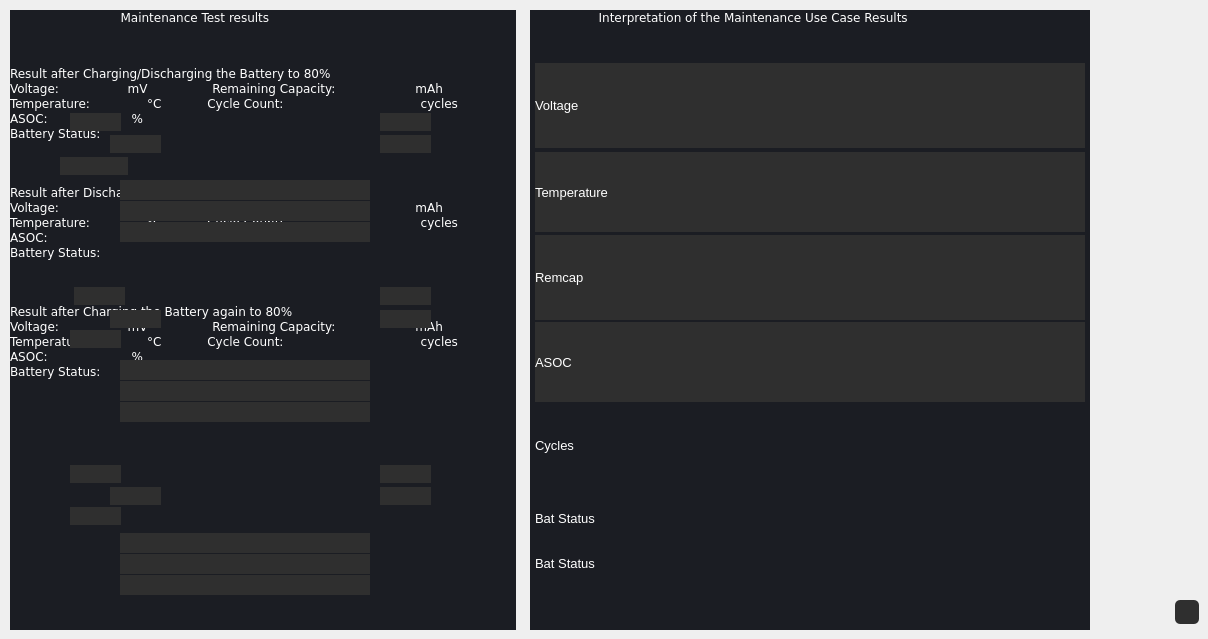
          <widget class="QWidget" name="page_TestResultsBat1_Maintenance">
           <widget class="QLabel" name="label_bat1_testresults_2">
            <property name="geometry">
             <rect>
              <x>10</x>
              <y>10</y>
              <width>506</width>
              <height>620</height>
             </rect>
            </property>
            <property name="styleSheet">
             <string notr="true">
background-color: rgb(27, 29, 35);
color: rgb(255, 255, 255);</string>
            </property>
            <property name="text">
             <string>&lt;html&gt;&lt;head/&gt;
&lt;style&gt;
div{color:white};
&lt;/style&gt;
&lt;body&gt;
&lt;pre&gt;                             Maintenance Test results 
&lt;br&gt;&lt;div&gt;Result after Charging/Discharging the Battery to 80%&lt;/div&gt;
Voltage:                  mV                 Remaining Capacity:                     mAh  
Temperature:               °C            Cycle Count:                                    cycles
ASOC:                      %                    
Battery Status:


&lt;br&gt;Result after Discharging the Battery to 10%
Voltage:                  mV                 Remaining Capacity:                     mAh  
Temperature:               °C            Cycle Count:                                    cycles
ASOC:                      %                    
Battery Status:


&lt;br&gt;Result after Charging the Battery again to 80%
Voltage:                  mV                 Remaining Capacity:                     mAh  
Temperature:               °C            Cycle Count:                                    cycles
ASOC:                      %                    
Battery Status:


&lt;pre/&gt;&lt;/body&gt;&lt;/html&gt;</string>
            </property>
            <property name="textFormat">
             <enum>Qt::RichText</enum>
            </property>
            <property name="alignment">
             <set>Qt::AlignLeading|Qt::AlignLeft|Qt::AlignTop</set>
            </property>
           </widget>
           <widget class="QLabel" name="bat1_maint_result_f80_vt">
            <property name="geometry">
             <rect>
              <x>70</x>
              <y>113</y>
              <width>51</width>
              <height>18</height>
             </rect>
            </property>
            <property name="styleSheet">
             <string notr="true">background-color: rgb(47, 47, 47);
color: rgb(255, 255, 255);</string>
            </property>
            <property name="text">
             <string/>
            </property>
            <property name="alignment">
             <set>Qt::AlignCenter</set>
            </property>
           </widget>
           <widget class="QLabel" name="bat1_maint_result_f80_temp">
            <property name="geometry">
             <rect>
              <x>110</x>
              <y>135</y>
              <width>51</width>
              <height>18</height>
             </rect>
            </property>
            <property name="styleSheet">
             <string notr="true">background-color: rgb(47, 47, 47);
color: rgb(255, 255, 255);</string>
            </property>
            <property name="text">
             <string/>
            </property>
            <property name="alignment">
             <set>Qt::AlignCenter</set>
            </property>
           </widget>
           <widget class="QLabel" name="bat1_maint_result_f80_asoc">
            <property name="geometry">
             <rect>
              <x>60</x>
              <y>157</y>
              <width>68</width>
              <height>18</height>
             </rect>
            </property>
            <property name="styleSheet">
             <string notr="true">background-color: rgb(47, 47, 47);
color: rgb(255, 255, 255);</string>
            </property>
            <property name="text">
             <string/>
            </property>
            <property name="alignment">
             <set>Qt::AlignCenter</set>
            </property>
           </widget>
           <widget class="QLabel" name="bat1_maint_result_f80_remcap">
            <property name="geometry">
             <rect>
              <x>380</x>
              <y>113</y>
              <width>51</width>
              <height>18</height>
             </rect>
            </property>
            <property name="styleSheet">
             <string notr="true">background-color: rgb(47, 47, 47);
color: rgb(255, 255, 255);</string>
            </property>
            <property name="text">
             <string/>
            </property>
            <property name="alignment">
             <set>Qt::AlignCenter</set>
            </property>
           </widget>
           <widget class="QLabel" name="bat1_maint_result_f80_cyclecount">
            <property name="geometry">
             <rect>
              <x>380</x>
              <y>135</y>
              <width>51</width>
              <height>18</height>
             </rect>
            </property>
            <property name="styleSheet">
             <string notr="true">background-color: rgb(47, 47, 47);
color: rgb(255, 255, 255);</string>
            </property>
            <property name="text">
             <string/>
            </property>
            <property name="alignment">
             <set>Qt::AlignCenter</set>
            </property>
           </widget>
           <widget class="QLabel" name="bat1_maint_result_f80_bs_bit6">
            <property name="geometry">
             <rect>
              <x>120</x>
              <y>180</y>
              <width>250</width>
              <height>20</height>
             </rect>
            </property>
            <property name="styleSheet">
             <string notr="true">background-color: rgb(47, 47, 47);
color: rgb(255, 255, 255);</string>
            </property>
            <property name="text">
             <string/>
            </property>
           </widget>
           <widget class="QLabel" name="bat1_maint_result_f80_bs_bit7">
            <property name="geometry">
             <rect>
              <x>120</x>
              <y>201</y>
              <width>250</width>
              <height>20</height>
             </rect>
            </property>
            <property name="styleSheet">
             <string notr="true">background-color: rgb(47, 47, 47);
color: rgb(255, 255, 255);</string>
            </property>
            <property name="text">
             <string/>
            </property>
           </widget>
           <widget class="QLabel" name="bat1_maint_result_f80_bs_bit11to15">
            <property name="geometry">
             <rect>
              <x>120</x>
              <y>222</y>
              <width>250</width>
              <height>20</height>
             </rect>
            </property>
            <property name="styleSheet">
             <string notr="true">background-color: rgb(47, 47, 47);
color: rgb(255, 255, 255);</string>
            </property>
            <property name="text">
             <string/>
            </property>
           </widget>
           <widget class="QLabel" name="bat1_maint_result_m80_vt">
            <property name="geometry">
             <rect>
              <x>74</x>
              <y>287</y>
              <width>51</width>
              <height>18</height>
             </rect>
            </property>
            <property name="styleSheet">
             <string notr="true">background-color: rgb(47, 47, 47);
color: rgb(255, 255, 255);</string>
            </property>
            <property name="text">
             <string/>
            </property>
            <property name="alignment">
             <set>Qt::AlignCenter</set>
            </property>
           </widget>
           <widget class="QLabel" name="bat1_maint_result_m80_temp">
            <property name="geometry">
             <rect>
              <x>110</x>
              <y>310</y>
              <width>51</width>
              <height>18</height>
             </rect>
            </property>
            <property name="styleSheet">
             <string notr="true">background-color: rgb(47, 47, 47);
color: rgb(255, 255, 255);</string>
            </property>
            <property name="text">
             <string/>
            </property>
            <property name="alignment">
             <set>Qt::AlignCenter</set>
            </property>
           </widget>
           <widget class="QLabel" name="bat1_maint_result_m80_asoc">
            <property name="geometry">
             <rect>
              <x>70</x>
              <y>330</y>
              <width>51</width>
              <height>18</height>
             </rect>
            </property>
            <property name="styleSheet">
             <string notr="true">background-color: rgb(47, 47, 47);
color: rgb(255, 255, 255);</string>
            </property>
            <property name="text">
             <string/>
            </property>
            <property name="alignment">
             <set>Qt::AlignCenter</set>
            </property>
           </widget>
           <widget class="QLabel" name="bat1_maint_result_m80_remcap">
            <property name="geometry">
             <rect>
              <x>380</x>
              <y>287</y>
              <width>51</width>
              <height>18</height>
             </rect>
            </property>
            <property name="styleSheet">
             <string notr="true">background-color: rgb(47, 47, 47);
color: rgb(255, 255, 255);</string>
            </property>
            <property name="text">
             <string/>
            </property>
            <property name="alignment">
             <set>Qt::AlignCenter</set>
            </property>
           </widget>
           <widget class="QLabel" name="bat1_maint_result_m80_cyclecount">
            <property name="geometry">
             <rect>
              <x>380</x>
              <y>310</y>
              <width>51</width>
              <height>18</height>
             </rect>
            </property>
            <property name="styleSheet">
             <string notr="true">background-color: rgb(47, 47, 47);
color: rgb(255, 255, 255);</string>
            </property>
            <property name="text">
             <string/>
            </property>
            <property name="alignment">
             <set>Qt::AlignCenter</set>
            </property>
           </widget>
           <widget class="QLabel" name="bat1_maint_result_m80_bs_bit6">
            <property name="geometry">
             <rect>
              <x>120</x>
              <y>360</y>
              <width>250</width>
              <height>20</height>
             </rect>
            </property>
            <property name="styleSheet">
             <string notr="true">background-color: rgb(47, 47, 47);
color: rgb(255, 255, 255);</string>
            </property>
            <property name="text">
             <string/>
            </property>
           </widget>
           <widget class="QLabel" name="bat1_maint_result_m80_bs_bit7">
            <property name="geometry">
             <rect>
              <x>120</x>
              <y>381</y>
              <width>250</width>
              <height>20</height>
             </rect>
            </property>
            <property name="styleSheet">
             <string notr="true">background-color: rgb(47, 47, 47);
color: rgb(255, 255, 255);</string>
            </property>
            <property name="text">
             <string/>
            </property>
           </widget>
           <widget class="QLabel" name="bat1_maint_result_m80_bs_bit11to15">
            <property name="geometry">
             <rect>
              <x>120</x>
              <y>402</y>
              <width>250</width>
              <height>20</height>
             </rect>
            </property>
            <property name="styleSheet">
             <string notr="true">background-color: rgb(47, 47, 47);
color: rgb(255, 255, 255);</string>
            </property>
            <property name="text">
             <string/>
            </property>
           </widget>
           <widget class="QLabel" name="bat1_maint_result_l80_vt">
            <property name="geometry">
             <rect>
              <x>70</x>
              <y>465</y>
              <width>51</width>
              <height>18</height>
             </rect>
            </property>
            <property name="styleSheet">
             <string notr="true">background-color: rgb(47, 47, 47);
color: rgb(255, 255, 255);</string>
            </property>
            <property name="text">
             <string/>
            </property>
            <property name="alignment">
             <set>Qt::AlignCenter</set>
            </property>
           </widget>
           <widget class="QLabel" name="bat1_maint_result_l80_temp">
            <property name="geometry">
             <rect>
              <x>110</x>
              <y>487</y>
              <width>51</width>
              <height>18</height>
             </rect>
            </property>
            <property name="styleSheet">
             <string notr="true">background-color: rgb(47, 47, 47);
color: rgb(255, 255, 255);</string>
            </property>
            <property name="text">
             <string/>
            </property>
            <property name="alignment">
             <set>Qt::AlignCenter</set>
            </property>
           </widget>
           <widget class="QLabel" name="bat1_maint_result_l80_asoc">
            <property name="geometry">
             <rect>
              <x>70</x>
              <y>507</y>
              <width>51</width>
              <height>18</height>
             </rect>
            </property>
            <property name="styleSheet">
             <string notr="true">background-color: rgb(47, 47, 47);
color: rgb(255, 255, 255);</string>
            </property>
            <property name="text">
             <string/>
            </property>
            <property name="alignment">
             <set>Qt::AlignCenter</set>
            </property>
           </widget>
           <widget class="QLabel" name="bat1_maint_result_l80_rempcap">
            <property name="geometry">
             <rect>
              <x>380</x>
              <y>465</y>
              <width>51</width>
              <height>18</height>
             </rect>
            </property>
            <property name="styleSheet">
             <string notr="true">background-color: rgb(47, 47, 47);
color: rgb(255, 255, 255);</string>
            </property>
            <property name="text">
             <string/>
            </property>
            <property name="alignment">
             <set>Qt::AlignCenter</set>
            </property>
           </widget>
           <widget class="QLabel" name="bat1_maint_result_l80_cyclecount">
            <property name="geometry">
             <rect>
              <x>380</x>
              <y>487</y>
              <width>51</width>
              <height>18</height>
             </rect>
            </property>
            <property name="styleSheet">
             <string notr="true">background-color: rgb(47, 47, 47);
color: rgb(255, 255, 255);</string>
            </property>
            <property name="text">
             <string/>
            </property>
            <property name="alignment">
             <set>Qt::AlignCenter</set>
            </property>
           </widget>
           <widget class="QLabel" name="bat1_maint_result_l80_bs_bit6">
            <property name="geometry">
             <rect>
              <x>120</x>
              <y>533</y>
              <width>250</width>
              <height>20</height>
             </rect>
            </property>
            <property name="styleSheet">
             <string notr="true">background-color: rgb(47, 47, 47);
color: rgb(255, 255, 255);</string>
            </property>
            <property name="text">
             <string/>
            </property>
            <property name="alignment">
             <set>Qt::AlignLeading|Qt::AlignLeft|Qt::AlignVCenter</set>
            </property>
           </widget>
           <widget class="QLabel" name="bat1_maint_result_l80_bs_bit7">
            <property name="geometry">
             <rect>
              <x>120</x>
              <y>554</y>
              <width>250</width>
              <height>20</height>
             </rect>
            </property>
            <property name="styleSheet">
             <string notr="true">background-color: rgb(47, 47, 47);
color: rgb(255, 255, 255);</string>
            </property>
            <property name="text">
             <string/>
            </property>
            <property name="alignment">
             <set>Qt::AlignLeading|Qt::AlignLeft|Qt::AlignVCenter</set>
            </property>
           </widget>
           <widget class="QLabel" name="bat1_maint_result_l80_bs_bit11to15">
            <property name="geometry">
             <rect>
              <x>120</x>
              <y>575</y>
              <width>250</width>
              <height>20</height>
             </rect>
            </property>
            <property name="styleSheet">
             <string notr="true">background-color: rgb(47, 47, 47);
color: rgb(255, 255, 255);</string>
            </property>
            <property name="text">
             <string/>
            </property>
            <property name="alignment">
             <set>Qt::AlignLeading|Qt::AlignLeft|Qt::AlignVCenter</set>
            </property>
           </widget>
           <widget class="QPushButton" name="pushButton_maint_bat1_BacktoMaint">
            <property name="geometry">
             <rect>
              <x>1175</x>
              <y>600</y>
              <width>24</width>
              <height>24</height>
             </rect>
            </property>
            <property name="styleSheet">
             <string notr="true">QPushButton{
background-color: rgb(47, 47, 47);
background-image: url(:/icon/icons/24x24/cil-arrow-circle-left.png);
background-repeat:none;
color: rgb(255, 255, 255);
border-radius: 5px ;

}
QPushButton:pressed
{
border:1px solid green;
}</string>
            </property>
            <property name="text">
             <string/>
            </property>
           </widget>
           <widget class="QLabel" name="label_bat1_Interpret_Maintenance_results">
            <property name="geometry">
             <rect>
              <x>530</x>
              <y>10</y>
              <width>560</width>
              <height>620</height>
             </rect>
            </property>
            <property name="styleSheet">
             <string notr="true">background-color: rgb(27, 29, 35);
color: rgb(255, 255, 255);</string>
            </property>
            <property name="text">
             <string>&lt;html&gt;&lt;head/&gt;
&lt;body&gt;
&lt;pre&gt;
                  Interpretation of the Maintenance Use Case Results
&lt;/pre&gt;
&lt;/body&gt;&lt;/html&gt;</string>
            </property>
            <property name="textFormat">
             <enum>Qt::RichText</enum>
            </property>
            <property name="alignment">
             <set>Qt::AlignLeading|Qt::AlignLeft|Qt::AlignTop</set>
            </property>
           </widget>
           <widget class="QLabel" name="interpret_b1m_voltage">
            <property name="geometry">
             <rect>
              <x>535</x>
              <y>63</y>
              <width>550</width>
              <height>85</height>
             </rect>
            </property>
            <property name="font">
             <font>
              <pointsize>10</pointsize>
             </font>
            </property>
            <property name="styleSheet">
             <string notr="true">color: rgb(255, 255, 255);
background-color: rgb(47, 47, 47);</string>
            </property>
            <property name="text">
             <string>Voltage</string>
            </property>
           </widget>
           <widget class="QLabel" name="interpret_b1m_temperature">
            <property name="geometry">
             <rect>
              <x>535</x>
              <y>152</y>
              <width>550</width>
              <height>80</height>
             </rect>
            </property>
            <property name="font">
             <font>
              <pointsize>10</pointsize>
             </font>
            </property>
            <property name="styleSheet">
             <string notr="true">color: rgb(255, 255, 255);
background-color: rgb(47, 47, 47);</string>
            </property>
            <property name="text">
             <string>Temperature</string>
            </property>
           </widget>
           <widget class="QLabel" name="interpret_b1m_Remcap">
            <property name="geometry">
             <rect>
              <x>535</x>
              <y>235</y>
              <width>550</width>
              <height>85</height>
             </rect>
            </property>
            <property name="font">
             <font>
              <pointsize>10</pointsize>
             </font>
            </property>
            <property name="styleSheet">
             <string notr="true">color: rgb(255, 255, 255);
background-color: rgb(47, 47, 47);</string>
            </property>
            <property name="text">
             <string>Remcap</string>
            </property>
           </widget>
           <widget class="QLabel" name="interpret_b1m_ASOC">
            <property name="geometry">
             <rect>
              <x>535</x>
              <y>322</y>
              <width>550</width>
              <height>80</height>
             </rect>
            </property>
            <property name="font">
             <font>
              <pointsize>10</pointsize>
             </font>
            </property>
            <property name="styleSheet">
             <string notr="true">color: rgb(255, 255, 255);
background-color: rgb(47, 47, 47);</string>
            </property>
            <property name="text">
             <string>ASOC</string>
            </property>
           </widget>
           <widget class="QLabel" name="interpret_b1m_cycles">
            <property name="geometry">
             <rect>
              <x>535</x>
              <y>405</y>
              <width>550</width>
              <height>80</height>
             </rect>
            </property>
            <property name="font">
             <font>
              <pointsize>10</pointsize>
             </font>
            </property>
            <property name="styleSheet">
             <string notr="true">color: rgb(255, 255, 255);</string>
            </property>
            <property name="text">
             <string>Cycles</string>
            </property>
           </widget>
           <widget class="QLabel" name="interpret_b1m_batstatus">
            <property name="geometry">
             <rect>
              <x>535</x>
              <y>488</y>
              <width>550</width>
              <height>60</height>
             </rect>
            </property>
            <property name="font">
             <font>
              <pointsize>10</pointsize>
             </font>
            </property>
            <property name="styleSheet">
             <string notr="true">color: rgb(255, 255, 255);</string>
            </property>
            <property name="text">
             <string>Bat Status</string>
            </property>
           </widget>
           <widget class="QLabel" name="interpret_b1m_batstatus_no_alarm">
            <property name="geometry">
             <rect>
              <x>535</x>
              <y>548</y>
              <width>550</width>
              <height>30</height>
             </rect>
            </property>
            <property name="font">
             <font>
              <pointsize>10</pointsize>
             </font>
            </property>
            <property name="styleSheet">
             <string notr="true">color: rgb(255, 255, 255);</string>
            </property>
            <property name="text">
             <string>Bat Status</string>
            </property>
           </widget>
          </widget>
